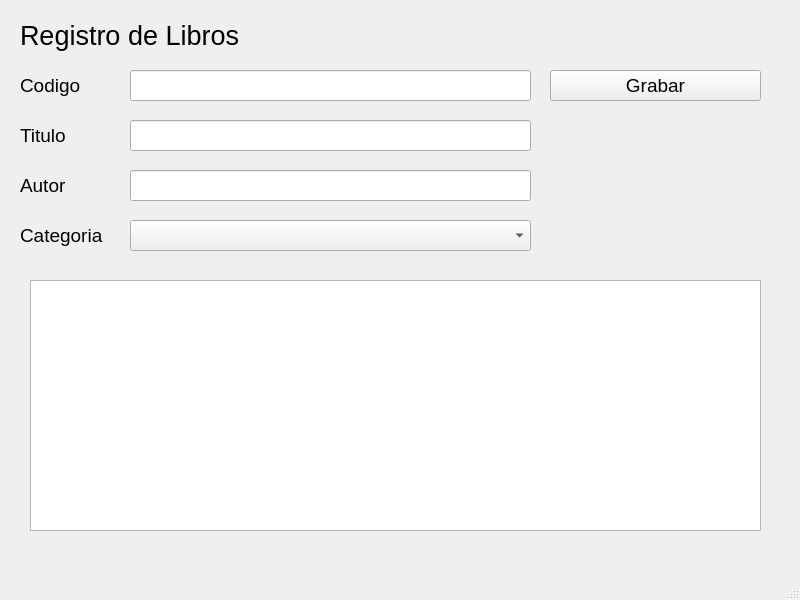
<?xml version="1.0" encoding="UTF-8"?>
<ui version="4.0">
 <class>MainWindow</class>
 <widget class="QMainWindow" name="MainWindow">
  <property name="geometry">
   <rect>
    <x>0</x>
    <y>0</y>
    <width>800</width>
    <height>600</height>
   </rect>
  </property>
  <property name="windowTitle">
   <string>MainWindow</string>
  </property>
  <widget class="QWidget" name="centralwidget">
   <widget class="QLabel" name="label">
    <property name="geometry">
     <rect>
      <x>20</x>
      <y>20</y>
      <width>291</width>
      <height>31</height>
     </rect>
    </property>
    <property name="font">
     <font>
      <pointsize>20</pointsize>
     </font>
    </property>
    <property name="text">
     <string>Registro de Libros</string>
    </property>
   </widget>
   <widget class="QLabel" name="label_2">
    <property name="geometry">
     <rect>
      <x>20</x>
      <y>70</y>
      <width>81</width>
      <height>31</height>
     </rect>
    </property>
    <property name="font">
     <font>
      <pointsize>14</pointsize>
     </font>
    </property>
    <property name="text">
     <string>Codigo</string>
    </property>
   </widget>
   <widget class="QLabel" name="label_3">
    <property name="geometry">
     <rect>
      <x>20</x>
      <y>220</y>
      <width>91</width>
      <height>31</height>
     </rect>
    </property>
    <property name="font">
     <font>
      <pointsize>14</pointsize>
     </font>
    </property>
    <property name="text">
     <string>Categoria</string>
    </property>
   </widget>
   <widget class="QLabel" name="label_4">
    <property name="geometry">
     <rect>
      <x>20</x>
      <y>170</y>
      <width>51</width>
      <height>31</height>
     </rect>
    </property>
    <property name="font">
     <font>
      <pointsize>14</pointsize>
     </font>
    </property>
    <property name="text">
     <string>Autor</string>
    </property>
   </widget>
   <widget class="QLabel" name="label_5">
    <property name="geometry">
     <rect>
      <x>20</x>
      <y>120</y>
      <width>61</width>
      <height>31</height>
     </rect>
    </property>
    <property name="font">
     <font>
      <pointsize>14</pointsize>
     </font>
    </property>
    <property name="text">
     <string>Titulo</string>
    </property>
   </widget>
   <widget class="QLineEdit" name="txtCodigo">
    <property name="geometry">
     <rect>
      <x>130</x>
      <y>70</y>
      <width>401</width>
      <height>31</height>
     </rect>
    </property>
   </widget>
   <widget class="QLineEdit" name="txtTitulo">
    <property name="geometry">
     <rect>
      <x>130</x>
      <y>120</y>
      <width>401</width>
      <height>31</height>
     </rect>
    </property>
   </widget>
   <widget class="QLineEdit" name="txtAutor">
    <property name="geometry">
     <rect>
      <x>130</x>
      <y>170</y>
      <width>401</width>
      <height>31</height>
     </rect>
    </property>
   </widget>
   <widget class="QComboBox" name="cmbCategoria">
    <property name="geometry">
     <rect>
      <x>130</x>
      <y>220</y>
      <width>401</width>
      <height>31</height>
     </rect>
    </property>
   </widget>
   <widget class="QTextEdit" name="textEdit">
    <property name="geometry">
     <rect>
      <x>30</x>
      <y>280</y>
      <width>731</width>
      <height>251</height>
     </rect>
    </property>
   </widget>
   <widget class="QPushButton" name="btnGrabar">
    <property name="geometry">
     <rect>
      <x>550</x>
      <y>70</y>
      <width>211</width>
      <height>31</height>
     </rect>
    </property>
    <property name="font">
     <font>
      <pointsize>14</pointsize>
     </font>
    </property>
    <property name="text">
     <string>Grabar</string>
    </property>
   </widget>
  </widget>
  <widget class="QMenuBar" name="menubar">
   <property name="geometry">
    <rect>
     <x>0</x>
     <y>0</y>
     <width>800</width>
     <height>21</height>
    </rect>
   </property>
  </widget>
  <widget class="QStatusBar" name="statusbar"/>
 </widget>
 <resources/>
 <connections/>
</ui>
